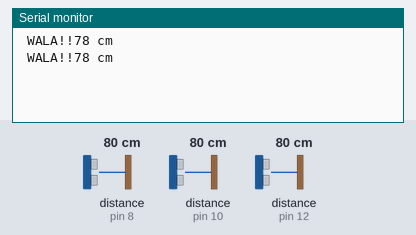
A sketch run on a simulated Arduino Uno, built with avr-gcc and run on an emulated ATmega328P. Shown: the last lines printed to the serial monitor. Wiring (inferred from the names in the program): 3 × ultrasonic range finder: trigger pin 9, echo pin 8 / trigger pin 11, echo pin 10 / trigger pin 13, echo pin 12. The inputs (shaded band) are chosen by the test bench; at power-on: distance to the obstacle (sensors on pin 12, pin 10, pin 8) 80 cm. The echo pulse lasts 58.3 µs per cm.

Above: at 1.8 s.
1.9 s: distance to the obstacle (sensor on pin 12) set to 2 cm
At 2.7 s:
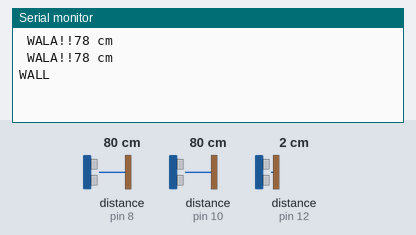
5.5 s: distance to the obstacle (sensor on pin 10) set to 60 cm
At 6.5 s:
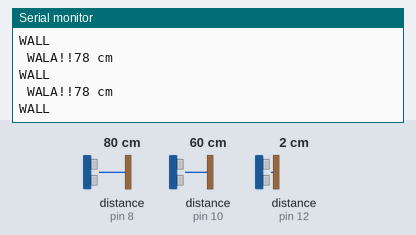
7.0 s: distance to the obstacle (sensor on pin 12) set to 120 cm
At 7.9 s:
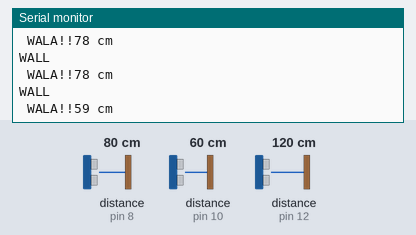
11.1 s: distance to the obstacle (sensor on pin 10) set to 120 cm
At 11.7 s:
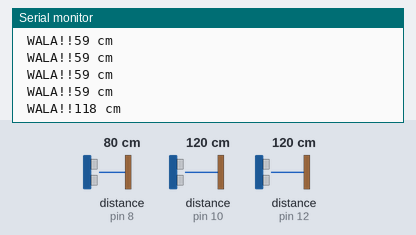
Timing chart, 0 to 13.6 s (numbered marks = the images above; inputs shaded):
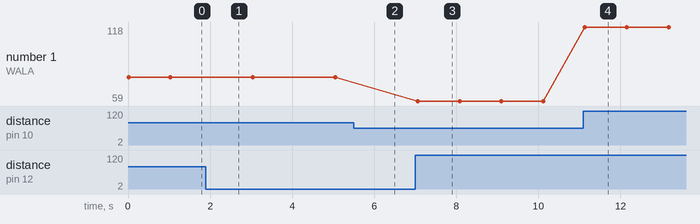

Measured:
- after the input at 1.9 s, the serial monitor: prints a new line after 0.14 s (image 1)
- after the input at 11.1 s, the serial monitor: prints a new line at once (image 4)
- plotted number 1: 59 → 118 after the input at 11.1 s

The sketch:

Ultrasonic1.ino
```cpp
//Intelligent Assisting Stick for Visual Impaired
// ---------------------------------------------------------------- //

#define echoPin1 8 //Sensor 01 Echo pin
#define trigPin1 9 //Sensor 01 Trig pin
#define echoPin2 10 // Sensor 02 Echo pin
#define trigPin2 11 //Sensor 02 Trig pin
#define echoPin3 12 // Sensor 03 Echo pin
#define trigPin3 13 //Sensor 03 Trig pin


//---------------------defines variables-------------------------//
long duration1; //(sensor 01) variable for the duration of sound wave travel
int distance1; //(sensor 01) variable for the distance measurement

long duration2; //(sensor 02) variable for the duration of sound wave travel
int distance2; // (sensor 02)variable for the distance measurement

long duration3; //(sensor 03) variable for the duration of sound wave travel
int distance3; // (sensor 03)variable for the distance measurement


void setup() {
  pinMode(trigPin1, OUTPUT); // Sets the trigPin as an OUTPUT
  pinMode(echoPin1, INPUT); // Sets the echoPin as an INPUT

  pinMode(trigPin2, OUTPUT); // Sets the trigPin as an OUTPUT
  pinMode(echoPin2, INPUT); // Sets the echoPin as an INPUT

  pinMode(trigPin3, OUTPUT); // Sets the trigPin as an OUTPUT
  pinMode(echoPin3, INPUT); // Sets the echoPin as an INPUT

  Serial.begin(9600);

}
void loop() {

  //SENSOR 01
  digitalWrite(trigPin1, LOW);
  delayMicroseconds(2);
  // Sets the trigPin HIGH (ACTIVE) for 10 microseconds
  digitalWrite(trigPin1, HIGH);
  delayMicroseconds(10);
  digitalWrite(trigPin1, LOW);
  // Reads the echoPin, returns the sound wave travel time in microseconds
  duration1 = pulseIn(echoPin1, HIGH);
  distance1 = duration1 * 0.034 / 2; // Speed of sound wave divided by 2 (go and back)

  //SENSOR 02
  digitalWrite(trigPin2, LOW);
  delayMicroseconds(2);
  // Sets the trigPin HIGH (ACTIVE) for 10 microseconds
  digitalWrite(trigPin2, HIGH);
  delayMicroseconds(10);
  digitalWrite(trigPin2, LOW);
  // Reads the echoPin, returns the sound wave travel time in microsecon
  duration2 = pulseIn(echoPin2, HIGH);
  distance2 = duration2 * 0.034 / 2; // Speed of sound wave divided by 2 (go and back)


  //FOR SENSOR NO3
  // Clears the trigPin condition
  digitalWrite(trigPin3, LOW);
  delayMicroseconds(2);
  // Sets the trigPin HIGH (ACTIVE) for 10 microseconds
  digitalWrite(trigPin3, HIGH);
  delayMicroseconds(10);
  digitalWrite(trigPin3, LOW);
  // Reads the echoPin, returns the sound wave travel time in microseconds
  duration3 = pulseIn(echoPin3, HIGH);
  // Calculating the distance
  distance3 = duration3 * 0.034 / 2; // Speed of sound wave divided by 2 (go and back)
  // Displays the distance on the Serial Monitor

 findFrontDiffennce();
 findFrontStair();
 findFrontWala();

//  Serial.print("  Distance1: ");
//  Serial.print(distance1);
//  Serial.print(" cm  ");
//
/*  Serial.print("  Distance2: ");
  Serial.print(distance2);
  Serial.print(" cm  ");*/
//
//  Serial.print("Distance3: ");
//  Serial.print(distance3);
//  Serial.println(" cm  ");


}

void findFrontDiffennce(){
  if(distance3<30 ){
    Serial.println("WALL ");
    delay(1000);
  }

  //Serial.print(distance1);
}

void findFrontStair(){
  if(distance2<35 && distance1<15){
    Serial.println("PADIPELA!!");
     delay(1000);
  }

  //Serial.print(distance1);
}

void findFrontWala(){
  if(40<distance2 ){
    Serial.print(" WALA!!");
    Serial.print(distance2);
    Serial.println(" cm  ");

     delay(1000);
  }

  //Serial.print(distance1);
}
//arduinoooo
```
